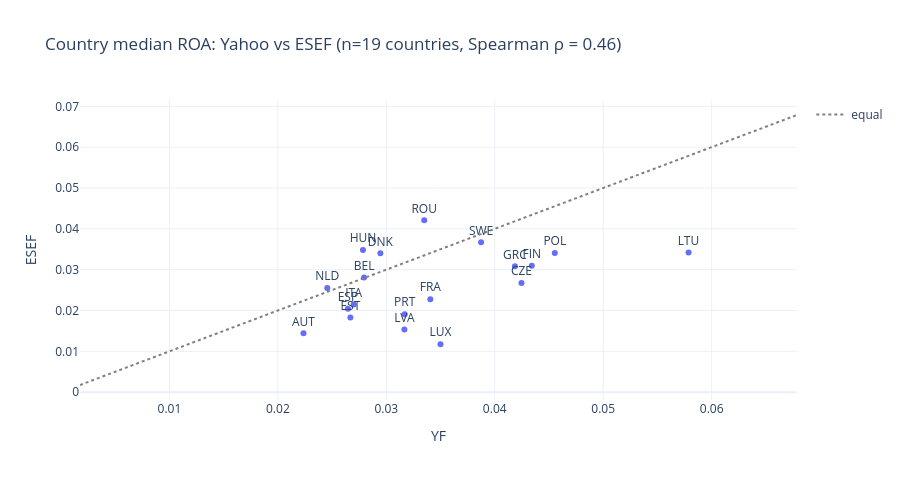

Write notebook code for a chart like this one.
### Markdown cell above
### 3.3 Do the two sources agree?
For the EU countries covered by both, ESEF and Yahoo should give similar country medians if the data are sound. Differences come from different companies (ESEF includes many smaller firms), different accounting standards, and different fiscal years.

### Code cell
both = cy_w[cy_w.iso3.isin(cy_w[cy_w.source_id == "ESEF"].iso3.unique())]
cm = both.groupby(["iso3", "source_id"]).agg(median_roa=("roa_w", "median"), companies=("company_id", "nunique")).reset_index()
wide = cm.pivot(index="iso3", columns="source_id", values="median_roa").dropna()
r, p = stats.spearmanr(wide.YF, wide.ESEF)
agree_r = r
print(f"Countries covered by both sources: {len(wide)}; Spearman ρ between their median ROA = {r:.2f} (p = {p:.3f})")
fig = px.scatter(wide.reset_index(), x="YF", y="ESEF", text="iso3", title=f"Country median ROA: Yahoo vs ESEF (n={len(wide)} countries, Spearman ρ = {r:.2f})")
lim = [min(wide.min()) - .01, max(wide.max()) + .01]
fig.add_trace(go.Scatter(x=lim, y=lim, mode="lines", line=dict(dash="dot", color="grey"), name="equal"))
fig.update_traces(textposition="top center", selector=dict(mode="markers+text")); fig.update_layout(height=480)
fig.show()

### Figure 1 — Plotly figure (JSON) as saved in the notebook; plotly's stock layout.template omitted (floating-point values rounded to 4 significant figures)
{"data": [{"hovertemplate": "YF=%{x}<br>ESEF=%{y}<br>iso3=%{text}<extra></extra>", "legendgroup": "", "marker": {"color": "#636efa", "symbol": "circle"}, "mode": "markers+text", "name": "", "orientation": "v", "showlegend": false, "text": ["AUT", "BEL", "CZE", "DNK", "ESP", "EST", "FIN", "FRA", "GRC", "HUN", "ITA", "LTU", "LUX", "LVA", "NLD", "POL", "PRT", "ROU", "SWE"], "textposition": "top center", "type": "scatter", "x": [0.02236, 0.02795, 0.04246, 0.02945, 0.02646, 0.02669, 0.04342, 0.03406, 0.04186, 0.02785, 0.02699, 0.05787, 0.035, 0.03167, 0.02455, 0.04554, 0.03169, 0.03349, 0.03874], "xaxis": "x", "y": [0.01442, 0.02808, 0.02671, 0.03401, 0.02043, 0.01826, 0.03094, 0.02278, 0.03083, 0.03484, 0.02144, 0.03419, 0.01176, 0.01533, 0.02549, 0.0341, 0.0191, 0.04207, 0.03668], "yaxis": "y"}, {"line": {"color": "grey", "dash": "dot"}, "mode": "lines", "name": "equal", "type": "scatter", "x": [0.001755, 0.06787], "y": [0.001755, 0.06787]}], "layout": {"height": 480, "legend": {"tracegroupgap": 0}, "title": {"text": "Country median ROA: Yahoo vs ESEF (n=19 countries, Spearman ρ = 0.46)"}, "xaxis": {"anchor": "y", "domain": [0, 1], "title": {"text": "YF"}}, "yaxis": {"anchor": "x", "domain": [0, 1], "title": {"text": "ESEF"}}}}
